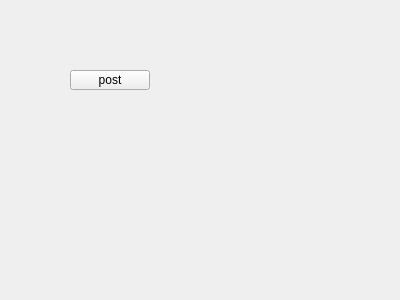
<?xml version="1.0" encoding="UTF-8"?>
<ui version="4.0">
 <class>Widget</class>
 <widget class="QWidget" name="Widget">
  <property name="geometry">
   <rect>
    <x>0</x>
    <y>0</y>
    <width>400</width>
    <height>300</height>
   </rect>
  </property>
  <property name="windowTitle">
   <string>Widget</string>
  </property>
  <widget class="QPushButton" name="button_exit">
   <property name="geometry">
    <rect>
     <x>70</x>
     <y>70</y>
     <width>80</width>
     <height>20</height>
    </rect>
   </property>
   <property name="text">
    <string>post</string>
   </property>
  </widget>
 </widget>
 <layoutdefault spacing="6" margin="11"/>
 <resources/>
 <connections/>
</ui>
